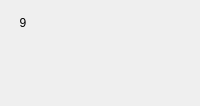
                  <widget class="QWidget" name="widgetFaq9" native="true">
                   <layout class="QHBoxLayout" name="horizontalpage_9" stretch="0,1">
                    <item alignment="Qt::AlignTop">
                     <widget class="QLabel" name="labelNumber9">
                      <property name="minimumSize">
                       <size>
                        <width>24</width>
                        <height>24</height>
                       </size>
                      </property>
                      <property name="maximumSize">
                       <size>
                        <width>16777215</width>
                        <height>24</height>
                       </size>
                      </property>
                      <property name="text">
                       <string>9</string>
                      </property>
                      <property name="alignment">
                       <set>Qt::AlignCenter</set>
                      </property>
                     </widget>
                    </item>
                    <item>
                     <layout class="QVBoxLayout" name="verticalLayoutpage_9">
                      <property name="leftMargin">
                       <number>20</number>
                      </property>
                      <property name="rightMargin">
                       <number>20</number>
                      </property>
                      <item>
                       <widget class="QLabel" name="labelSubtitle9">
                        <property name="text">
                         <string></string>
                        </property>
                        <property name="wordWrap">
                         <bool>true</bool>
                        </property>
                       </widget>
                      </item>
                      <item>
                       <spacer name="verticalSpacer_90">
                        <property name="orientation">
                         <enum>Qt::Vertical</enum>
                        </property>
                        <property name="sizeType">
                         <enum>QSizePolicy::Fixed</enum>
                        </property>
                        <property name="sizeHint" stdset="0">
                         <size>
                          <width>20</width>
                          <height>30</height>
                         </size>
                        </property>
                       </spacer>
                      </item>
                      <item>
                       <widget class="QLabel" name="labelContent9">
                        <property name="text">
                         <string></string>
                        </property>
                        <property name="alignment">
                         <set>Qt::AlignLeading|Qt::AlignLeft|Qt::AlignTop</set>
                        </property>
                        <property name="wordWrap">
                         <bool>true</bool>
                        </property>
                       </widget>
                      </item>
                      <item>
                       <spacer name="verticalSpacer_91">
                        <property name="orientation">
                         <enum>Qt::Vertical</enum>
                        </property>
                        <property name="sizeHint" stdset="0">
                         <size>
                          <width>20</width>
                          <height>20</height>
                         </size>
                        </property>
                       </spacer>
                      </item>
                     </layout>
                    </item>
                   </layout>
                  </widget>
